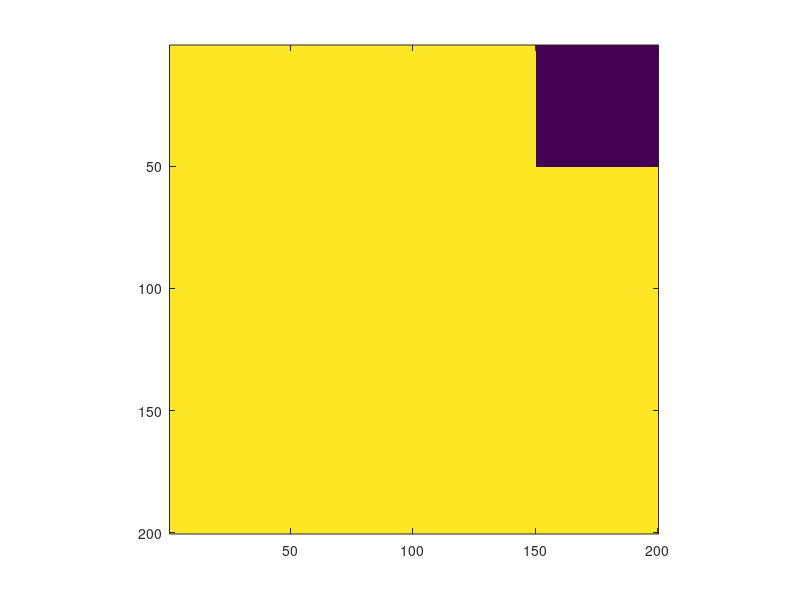

The MATLAB source for this figure: (Note: this script raises an error after producing the figure.)

clear; close all; clc;

%% define a sample field

pixel_num = 200;

amplitude0 = rand(pixel_num);
phase0 = rand(pixel_num);
sample_field0 = amplitude0 .* exp(1i .* phase0*2*pi);

%% define a support

pad = 2;
tri = round(pixel_num/4);

pgon = ones(pixel_num);
pgon(1:tri, pixel_num - tri + 1:pixel_num) = 0;
imagesc(pgon), axis image

pgon2 = pad_center(pgon, size(pgon)*pad);

%% sample field in the detector plane

temp = fftshift(fft2(ifftshift(sample_field0)));
temp = pad_center(temp, size(temp)*pad);
ground = temp .* pgon2;

sample_field1 = fftshift(ifft2(ifftshift(ground)));

%% reciprocal HIO algorithm

gpuDevice(1);

amp = gpuArray(abs(sample_field1));
initial = amp .* exp(1i*2*pi*rand(size(amp)));
initial = fftshift(fft2(ifftshift(initial)));

for ii = 1:1500
  
    if ii < 500
        lambda = 0.005;
    else
        lambda = 0.1;
    end
    
    if ii == 1 
        temp0 = initial;
    else
        temp0 = gpuArray(temp2);
    end
    
    til_psi = fftshift(ifft2(ifftshift(temp0)));

    amp_prime = (1- lambda)*amp + lambda*abs(til_psi);
    temp = amp_prime .* gpuArray(exp(1i .* angle(til_psi)));
    g_k_prime = fftshift(fft2(ifftshift(temp)));

    g_k = gpuArray(zeros(size(temp0)));
    g_k(pgon2 == 1) = g_k_prime(pgon2 == 1);
    g_k(pgon2 == 0) = temp0(pgon2 == 0) - 0.6*g_k_prime(pgon2 == 0);

    temp2 = g_k;

    if corr_c(temp2, temp0) > 0.999999
        break;
    end    
end

for ii = 1:100
    
    temp0 = temp2;
    temp0 = fftshift(ifft2(ifftshift(temp0)));
    temp0 = amp .* exp(1i .* angle(temp0));
    temp2 = pgon2 .* fftshift(fft2(ifftshift(temp0)));
end

imagesc(abs(temp2)), axis image
corr_c(temp2, ground)
